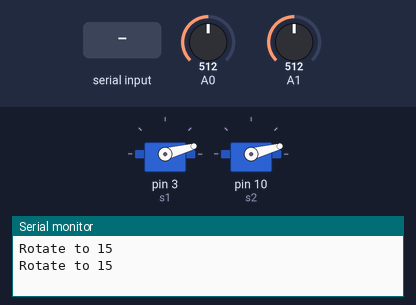
Bench run of a sketch on a simulated Arduino Uno, built with avr-gcc and run on an emulated ATmega328P. Parts: 2 × servo, the last lines printed to the serial monitor. The test bench sets the inputs (shaded band); at power-on: A0 = 512, A1 = 512.

Above: at 1.2 s.
1.3 s: "90,45\n" received over Serial
At 2.1 s:
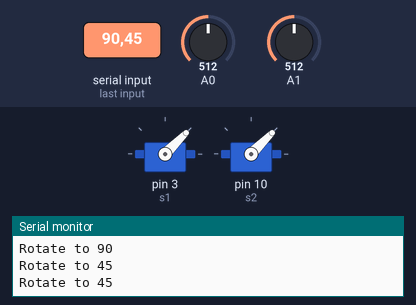
3.8 s: "30,150\n" received over Serial
At 4.6 s:
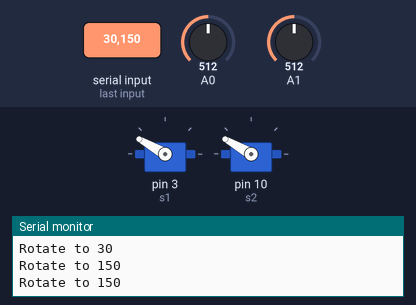
At 16.0 s:
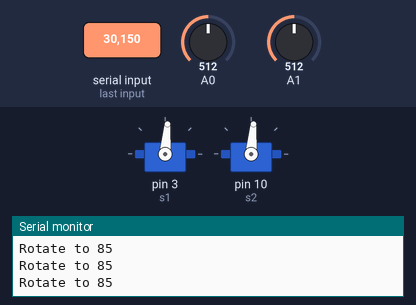
Timing chart, 0 to 16.3 s (numbered marks = the images above; inputs shaded):
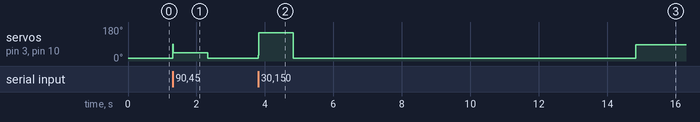

The sketch:

servo.ino
```cpp
#include <Servo.h>

Servo s1;
Servo s2;
int angle = 0;
int lastAngle = 0;

void setup() {
  // put your setup code here, to run once:
  s1.attach(3);
  s2.attach(10);
  Serial.begin(9600);
  rotate(&s1, 15);
  rotate(&s2, 15); //max

  analogReference(DEFAULT);
}

void rotate(Servo *servo, int angle) {
  if(angle < 15) angle = 15;
  if(angle > 155) angle = 155;
  servo->write(angle);
  Serial.print("Rotate to ");
  Serial.println(angle);
}

unsigned long time = 0;

void loop() {
  delay(10);
  if (Serial.available() > 0) {
    int ang = Serial.parseInt();
    if(ang != lastAngle) {
      rotate(&s1, ang);
      rotate(&s2, ang);
      lastAngle = ang;
    }
    time = millis();
    angle = ang - 15;
  } else if (millis() - time > 10000){
      angle = map(analogRead(0), 0, 1024, 15, 155);
      rotate(&s1, angle);
      angle = map(analogRead(1), 0, 1024, 15, 155);
      rotate(&s2, angle);
      delay(250);
  }
}
```

Measured:
- after the input at 1.3 s, servo on pin 3 (s1), servo on pin 10 (s2): 15° → 45° at once, → 15° 1.0 s later
- after the input at 3.8 s, servo on pin 3 (s1), servo on pin 10 (s2): 15° → 150° at once, → 15° 1.0 s later, → 85° 10.0 s later
